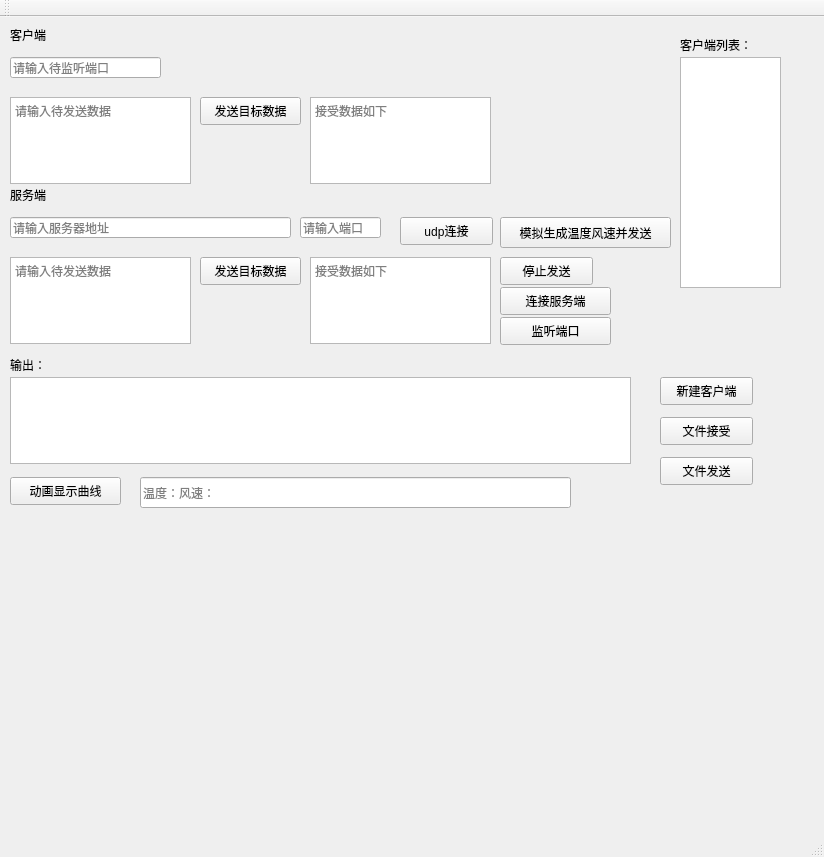
<?xml version="1.0" encoding="UTF-8"?>
<ui version="4.0">
 <class>MainWindow</class>
 <widget class="QMainWindow" name="MainWindow">
  <property name="geometry">
   <rect>
    <x>0</x>
    <y>0</y>
    <width>824</width>
    <height>857</height>
   </rect>
  </property>
  <property name="windowTitle">
   <string>MainWindow</string>
  </property>
  <widget class="QWidget" name="centralWidget">
   <widget class="QPushButton" name="connectToSever">
    <property name="geometry">
     <rect>
      <x>500</x>
      <y>270</y>
      <width>111</width>
      <height>28</height>
     </rect>
    </property>
    <property name="text">
     <string>连接服务端</string>
    </property>
   </widget>
   <widget class="QPushButton" name="animation">
    <property name="geometry">
     <rect>
      <x>10</x>
      <y>460</y>
      <width>111</width>
      <height>28</height>
     </rect>
    </property>
    <property name="text">
     <string>动画显示曲线</string>
    </property>
   </widget>
   <widget class="QPushButton" name="c_send">
    <property name="geometry">
     <rect>
      <x>200</x>
      <y>80</y>
      <width>101</width>
      <height>28</height>
     </rect>
    </property>
    <property name="text">
     <string>发送目标数据</string>
    </property>
   </widget>
   <widget class="QLineEdit" name="lineEdit_ca">
    <property name="geometry">
     <rect>
      <x>10</x>
      <y>200</y>
      <width>281</width>
      <height>21</height>
     </rect>
    </property>
    <property name="placeholderText">
     <string>请输入服务器地址</string>
    </property>
   </widget>
   <widget class="QTextEdit" name="textEdit_cs">
    <property name="geometry">
     <rect>
      <x>10</x>
      <y>80</y>
      <width>181</width>
      <height>87</height>
     </rect>
    </property>
    <property name="placeholderText">
     <string>请输入待发送数据</string>
    </property>
   </widget>
   <widget class="QTextEdit" name="textEdit_ca">
    <property name="geometry">
     <rect>
      <x>310</x>
      <y>80</y>
      <width>181</width>
      <height>87</height>
     </rect>
    </property>
    <property name="placeholderText">
     <string>接受数据如下</string>
    </property>
   </widget>
   <widget class="QLineEdit" name="lineEdit_cp">
    <property name="geometry">
     <rect>
      <x>300</x>
      <y>200</y>
      <width>81</width>
      <height>21</height>
     </rect>
    </property>
    <property name="placeholderText">
     <string>请输入端口</string>
    </property>
   </widget>
   <widget class="QLabel" name="label">
    <property name="geometry">
     <rect>
      <x>10</x>
      <y>10</y>
      <width>72</width>
      <height>15</height>
     </rect>
    </property>
    <property name="text">
     <string>客户端</string>
    </property>
   </widget>
   <widget class="QTextEdit" name="textEdit_sa">
    <property name="geometry">
     <rect>
      <x>310</x>
      <y>240</y>
      <width>181</width>
      <height>87</height>
     </rect>
    </property>
    <property name="placeholderText">
     <string>接受数据如下</string>
    </property>
   </widget>
   <widget class="QPushButton" name="connectToClient">
    <property name="geometry">
     <rect>
      <x>500</x>
      <y>300</y>
      <width>111</width>
      <height>28</height>
     </rect>
    </property>
    <property name="text">
     <string>监听端口</string>
    </property>
   </widget>
   <widget class="QLabel" name="label_2">
    <property name="geometry">
     <rect>
      <x>10</x>
      <y>170</y>
      <width>72</width>
      <height>15</height>
     </rect>
    </property>
    <property name="text">
     <string>服务端</string>
    </property>
   </widget>
   <widget class="QPushButton" name="s_send">
    <property name="geometry">
     <rect>
      <x>200</x>
      <y>240</y>
      <width>101</width>
      <height>28</height>
     </rect>
    </property>
    <property name="text">
     <string>发送目标数据</string>
    </property>
   </widget>
   <widget class="QLineEdit" name="lineEdit_sp">
    <property name="geometry">
     <rect>
      <x>10</x>
      <y>40</y>
      <width>151</width>
      <height>21</height>
     </rect>
    </property>
    <property name="placeholderText">
     <string>请输入待监听端口</string>
    </property>
   </widget>
   <widget class="QTextEdit" name="textEdit_ss">
    <property name="geometry">
     <rect>
      <x>10</x>
      <y>240</y>
      <width>181</width>
      <height>87</height>
     </rect>
    </property>
    <property name="placeholderText">
     <string>请输入待发送数据</string>
    </property>
   </widget>
   <widget class="QPushButton" name="c_senddata">
    <property name="geometry">
     <rect>
      <x>500</x>
      <y>200</y>
      <width>171</width>
      <height>31</height>
     </rect>
    </property>
    <property name="text">
     <string>模拟生成温度风速并发送</string>
    </property>
   </widget>
   <widget class="QPushButton" name="c_stopsend">
    <property name="geometry">
     <rect>
      <x>500</x>
      <y>240</y>
      <width>93</width>
      <height>28</height>
     </rect>
    </property>
    <property name="text">
     <string>停止发送</string>
    </property>
   </widget>
   <widget class="QLineEdit" name="lineEdit">
    <property name="geometry">
     <rect>
      <x>140</x>
      <y>460</y>
      <width>431</width>
      <height>31</height>
     </rect>
    </property>
    <property name="placeholderText">
     <string>温度：风速：</string>
    </property>
   </widget>
   <widget class="QTextEdit" name="textEdit_console">
    <property name="geometry">
     <rect>
      <x>10</x>
      <y>360</y>
      <width>621</width>
      <height>87</height>
     </rect>
    </property>
   </widget>
   <widget class="QListView" name="listView">
    <property name="geometry">
     <rect>
      <x>680</x>
      <y>40</y>
      <width>101</width>
      <height>231</height>
     </rect>
    </property>
   </widget>
   <widget class="QLabel" name="label_3">
    <property name="geometry">
     <rect>
      <x>10</x>
      <y>340</y>
      <width>72</width>
      <height>15</height>
     </rect>
    </property>
    <property name="text">
     <string>输出：</string>
    </property>
   </widget>
   <widget class="QLabel" name="label_4">
    <property name="geometry">
     <rect>
      <x>680</x>
      <y>20</y>
      <width>81</width>
      <height>16</height>
     </rect>
    </property>
    <property name="text">
     <string>客户端列表：</string>
    </property>
   </widget>
   <widget class="QPushButton" name="new_client">
    <property name="geometry">
     <rect>
      <x>660</x>
      <y>360</y>
      <width>93</width>
      <height>28</height>
     </rect>
    </property>
    <property name="text">
     <string>新建客户端</string>
    </property>
   </widget>
   <widget class="QPushButton" name="file_trasport">
    <property name="geometry">
     <rect>
      <x>660</x>
      <y>440</y>
      <width>93</width>
      <height>28</height>
     </rect>
    </property>
    <property name="text">
     <string>文件发送</string>
    </property>
   </widget>
   <widget class="QPushButton" name="file_trasport_sever_2">
    <property name="geometry">
     <rect>
      <x>660</x>
      <y>400</y>
      <width>93</width>
      <height>28</height>
     </rect>
    </property>
    <property name="text">
     <string>文件接受</string>
    </property>
   </widget>
   <widget class="QPushButton" name="udp_sever">
    <property name="geometry">
     <rect>
      <x>400</x>
      <y>200</y>
      <width>93</width>
      <height>28</height>
     </rect>
    </property>
    <property name="text">
     <string>udp连接</string>
    </property>
   </widget>
  </widget>
  <widget class="QMenuBar" name="menuBar">
   <property name="geometry">
    <rect>
     <x>0</x>
     <y>0</y>
     <width>824</width>
     <height>26</height>
    </rect>
   </property>
  </widget>
  <widget class="QToolBar" name="mainToolBar">
   <attribute name="toolBarArea">
    <enum>TopToolBarArea</enum>
   </attribute>
   <attribute name="toolBarBreak">
    <bool>false</bool>
   </attribute>
  </widget>
  <widget class="QStatusBar" name="statusBar"/>
 </widget>
 <layoutdefault spacing="6" margin="11"/>
 <resources/>
 <connections/>
</ui>
